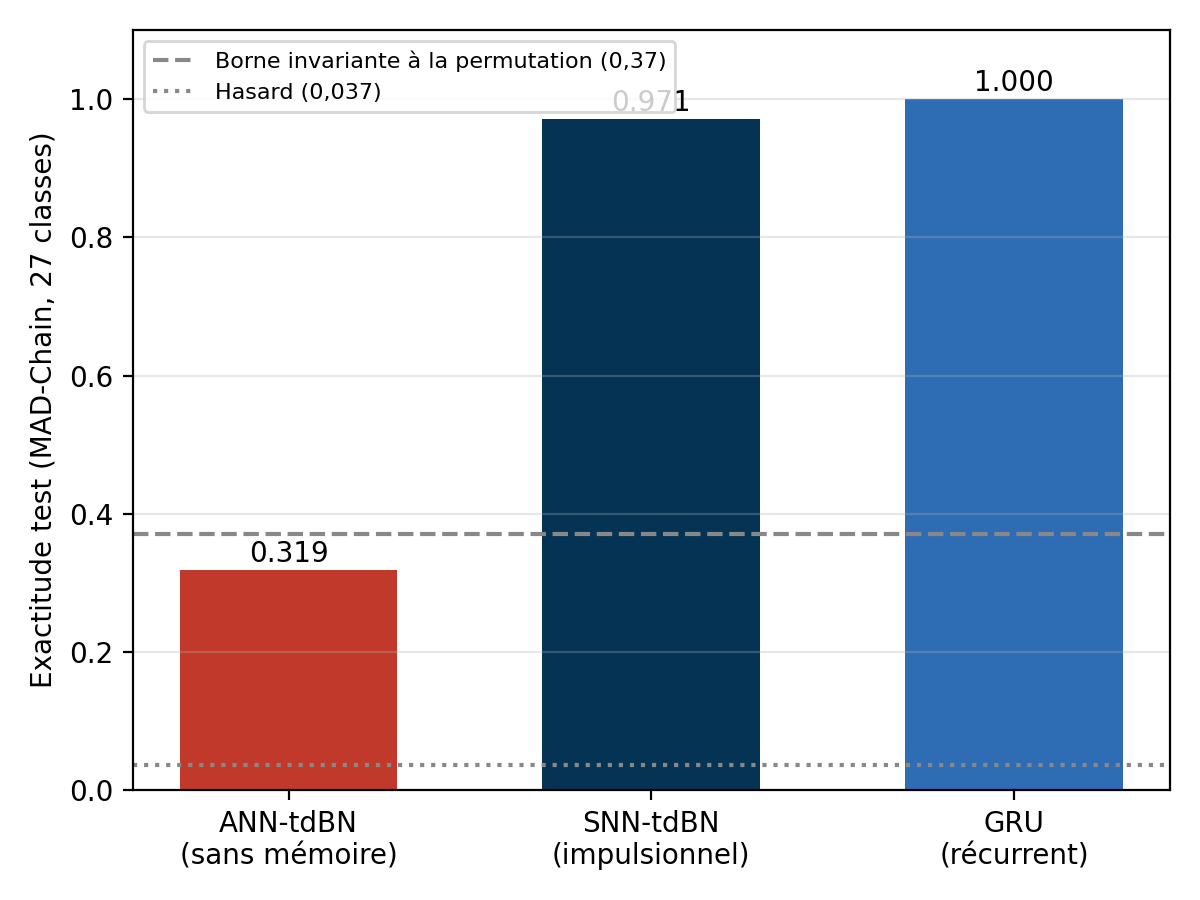

This figure's Python source:
import matplotlib; matplotlib.use("Agg"); import matplotlib.pyplot as plt
from pathlib import Path
plt.rcParams["pdf.fonttype"]=42
OUT=Path("/users/abdekess61/raouf/SResNet/reunion_finale")
MARINE="#043353"; RED="#C0392B"; BLUE="#2E6DB4"; GREY="#888888"
labels=["ANN-tdBN\n(sans mémoire)","SNN-tdBN\n(impulsionnel)","GRU\n(récurrent)"]
acc=[0.3185,0.9712,1.0000]
fig,ax=plt.subplots(figsize=(6,4.5))
b=ax.bar(labels,acc,color=[RED,MARINE,BLUE],width=0.6)
for bar in b: ax.text(bar.get_x()+bar.get_width()/2,bar.get_height()+0.012,f"{bar.get_height():.3f}",ha="center")
ax.axhline(0.370,ls="--",color=GREY,label="Borne invariante à la permutation (0,37)")
ax.axhline(0.037,ls=":",color=GREY,label="Hasard (0,037)")
ax.set_ylabel("Exactitude test (MAD-Chain, 27 classes)"); ax.set_ylim(0,1.1)
ax.legend(fontsize=8); ax.grid(axis="y",alpha=0.3); plt.tight_layout()
fig.savefig(OUT/"fig_bilan_madchain.pdf"); fig.savefig(OUT/"fig_bilan_madchain.png",dpi=200,facecolor="white"); print("OK fig_bilan_madchain")
